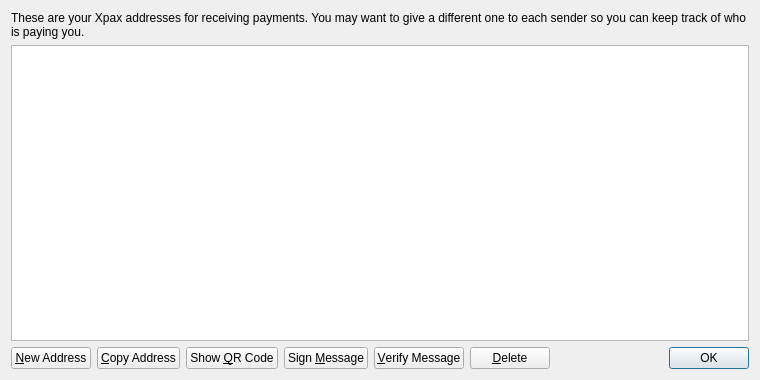
<?xml version="1.0" encoding="UTF-8"?>
<ui version="4.0">
 <class>AddressBookPage</class>
 <widget class="QWidget" name="AddressBookPage">
  <property name="geometry">
   <rect>
    <x>0</x>
    <y>0</y>
    <width>760</width>
    <height>380</height>
   </rect>
  </property>
  <property name="windowTitle">
   <string>Address Book</string>
  </property>
  <layout class="QVBoxLayout" name="verticalLayout">
   <item>
    <widget class="QLabel" name="labelExplanation">
     <property name="text">
      <string>These are your Xpax addresses for receiving payments. You may want to give a different one to each sender so you can keep track of who is paying you.</string>
     </property>
     <property name="textFormat">
      <enum>Qt::PlainText</enum>
     </property>
     <property name="wordWrap">
      <bool>true</bool>
     </property>
    </widget>
   </item>
   <item>
    <widget class="QTableView" name="tableView">
     <property name="contextMenuPolicy">
      <enum>Qt::CustomContextMenu</enum>
     </property>
     <property name="toolTip">
      <string>Double-click to edit address or label</string>
     </property>
     <property name="tabKeyNavigation">
      <bool>false</bool>
     </property>
     <property name="selectionMode">
      <enum>QAbstractItemView::SingleSelection</enum>
     </property>
     <property name="selectionBehavior">
      <enum>QAbstractItemView::SelectRows</enum>
     </property>
     <property name="sortingEnabled">
      <bool>true</bool>
     </property>
     <attribute name="verticalHeaderVisible">
      <bool>false</bool>
     </attribute>
    </widget>
   </item>
   <item>
    <layout class="QHBoxLayout" name="horizontalLayout">
     <item>
      <widget class="QPushButton" name="newAddressButton">
       <property name="toolTip">
        <string>Create a new address</string>
       </property>
       <property name="text">
        <string>&amp;New Address</string>
       </property>
      </widget>
     </item>
     <item>
      <widget class="QPushButton" name="copyToClipboard">
       <property name="toolTip">
        <string>Copy the currently selected address to the system clipboard</string>
       </property>
       <property name="text">
        <string>&amp;Copy Address</string>
       </property>
      </widget>
     </item>
     <item>
      <widget class="QPushButton" name="showQRCode">
       <property name="text">
        <string>Show &amp;QR Code</string>
       </property>
      </widget>
     </item>
     <item>
      <widget class="QPushButton" name="signMessage">
       <property name="toolTip">
        <string>Sign a message to prove you own a Xpax address</string>
       </property>
       <property name="text">
        <string>Sign &amp;Message</string>
       </property>
      </widget>
     </item>
     <item>
      <widget class="QPushButton" name="verifyMessage">
       <property name="toolTip">
        <string>Verify a message to ensure it was signed with a specified Xpax address</string>
       </property>
       <property name="text">
        <string>&amp;Verify Message</string>
       </property>
      </widget>
     </item>
     <item>
      <widget class="QPushButton" name="deleteButton">
       <property name="toolTip">
        <string>Delete the currently selected address from the list</string>
       </property>
       <property name="text">
        <string>&amp;Delete</string>
       </property>
      </widget>
     </item>
     <item>
      <spacer name="horizontalSpacer">
       <property name="orientation">
        <enum>Qt::Horizontal</enum>
       </property>
       <property name="sizeHint" stdset="0">
        <size>
         <width>40</width>
         <height>20</height>
        </size>
       </property>
      </spacer>
     </item>
     <item>
      <widget class="QDialogButtonBox" name="buttonBox">
       <property name="sizePolicy">
        <sizepolicy hsizetype="Maximum" vsizetype="Fixed">
         <horstretch>0</horstretch>
         <verstretch>0</verstretch>
        </sizepolicy>
       </property>
       <property name="standardButtons">
        <set>QDialogButtonBox::Ok</set>
       </property>
      </widget>
     </item>
    </layout>
   </item>
  </layout>
 </widget>
 <resources>
  <include location="../bitcoin.qrc"/>
 </resources>
 <connections/>
</ui>
